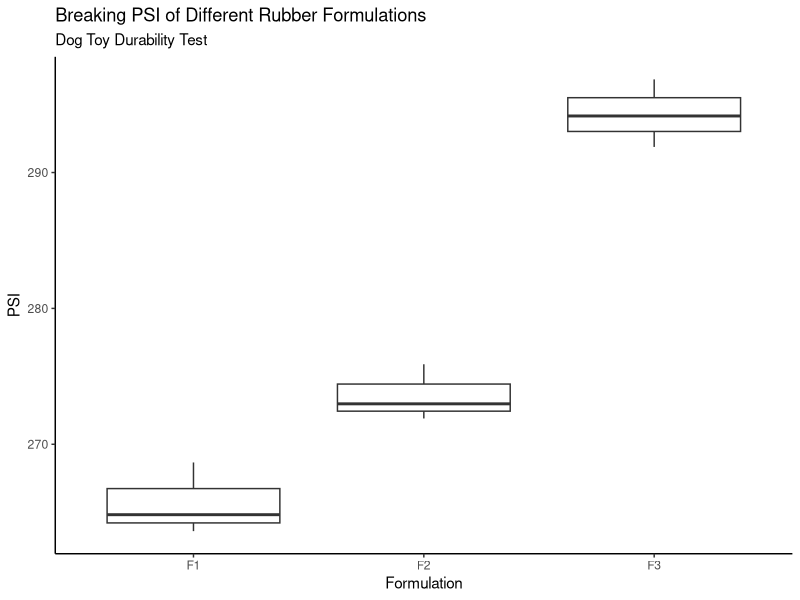
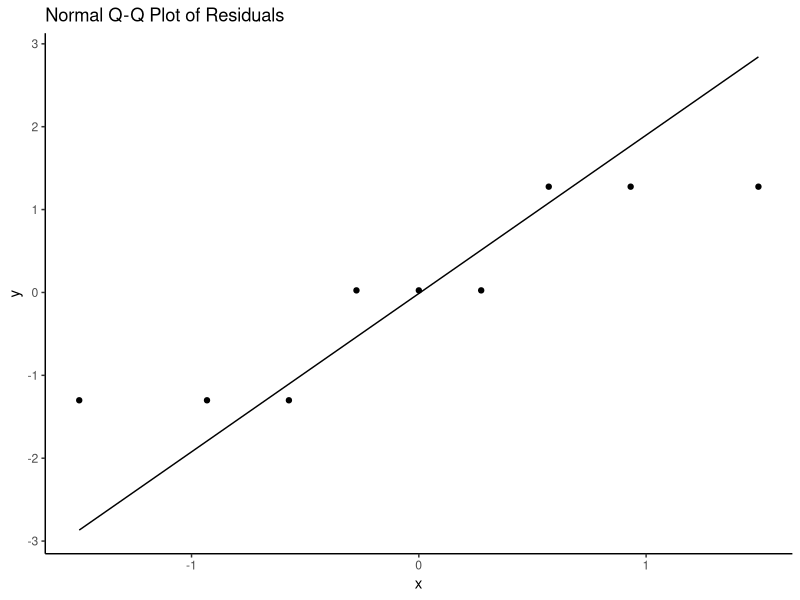
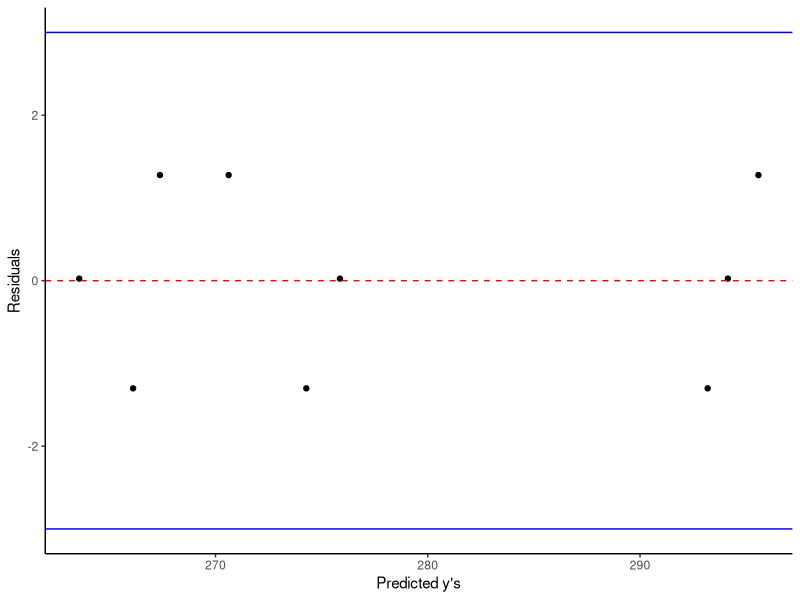

The R source for these figures, in order:
## STAT 7220 Latin Square Design Code ##

library(tidyverse)
library(readxl)

## Read in Data ##

dog_toys <- read_excel("Latin Square Dog Toys.xlsx")

dog_toys |>
  glimpse()

## Perform Descriptive Analysis ##

## Summary Statistics ##

library(rstatix)

dog_toys |>
  group_by(Formulation) |>
  get_summary_stats(PSI, type = "mean_sd")

## F3 seems to have the greatest PSI ##

## Generate Boxplot for Formulation ##

dog_toys |>
  ggplot(aes(x = Formulation, y = PSI)) +
  geom_boxplot() +
  labs(title = "Breaking PSI of Different Rubber Formulations",
       subtitle = "Dog Toy Durability Test") +
  theme_classic()

## Formulation 3 is generally higher than formulations 1 and 2 
## but it also seems like F2 >> F1. ##

## Fit ANOVA Model ##

dog_mod <- aov(PSI ~ Machine + Operator + Formulation, data = dog_toys)

## Evaluate Assumptions ##

## Check for Normality ##

dog_toys |>
  ggplot(aes(sample=resid(dog_mod))) +
  geom_qq() +
  geom_qq_line() +
  labs(title = "Normal Q-Q Plot of Residuals") +
  theme_classic()

## Not bad but not great. This sometimes happens with small
## samples. Let's try a Shapiro-Wilk test. ##

library(broom)

dog_mod |>
  resid() |>
  shapiro.test() |>
  tidy()

## Since p < 0.05, the data support the alternative hypothesis that the
## residuals do not follow a normal distribution ##

## However, the SW test is very sensitive to even small shifts 
## in normality. Considering that that QQ plot looks pretty good,
## we can probably proceed with the ANOVA ##

## Check for Constant Variance ##

## Residuals vs Fitted Values ##

dog_toys |>
  ggplot(aes(x=fitted(dog_mod),y=resid(dog_mod))) +
  geom_point() +
  geom_hline(yintercept=0,linetype='dashed',
             color='red') +
  geom_hline(yintercept=3,color='blue') +
  geom_hline(yintercept=-3,color='blue') +
  labs(x = "Predicted y's",
       y = "Residuals") +
  theme_classic()

## The residuals look pretty good. There doesn't seem to be any
## pattern in the residuals and the points seem to be randomly
## scattered around the 0 line. Again, with a small sample size
## it's a little tough to fully evaluate but not bad ##

## Check for Homogeneity of Variance using BP Test ##

library(lmtest)

bptest(dog_mod) |>
  tidy() |>
  select(statistic, p.value)

## Since p < 0.05, this indicates that the data support the alternative
## hypothesis that the variances are not constant. The BP Test, like
## the SW Test, is very sensitive to even small deviations from
## homogeneity of variance. Given the small sample size, we can
## probably proceed with the ANOVA ##

dog_mod |>
  tidy()

## Here we can see that the p-value for Formulation is less than 0.05,
## which indicates that the data support the alternative hypothesis
## that at least two of the formulations have different means. ##

## To determine which two, we can perform a Tukey HSD Test ##

TukeyHSD(dog_mod) |>
  tidy() |>
  select(contrast,estimate,adj.p.value)

## Focusing our attention on just the Formulation contrasts, we see
## that F3 is significantly different from F1 and F2. F1 and F2 are
## not significantly different from each other at the 0.05 level ##
